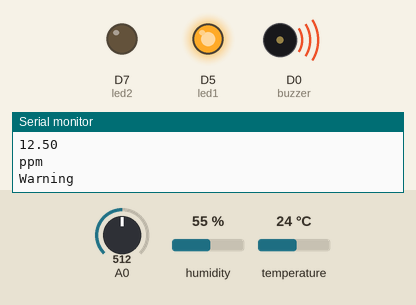
Simulated run of this sketch. Board: ESP8266 (NodeMCU). On the bench: output pins drawn as LEDs (lit = HIGH), buzzer (waves = sounding, pin HIGH), the last lines printed to the serial monitor. The test bench sets the inputs (shaded band); at power-on: A0 = 512, humidity 55 %, temperature 24 °C. WiFi joins after 1.5 s; servers stay silent unless stated.

Above: at 3.0 s.
3.1 s: A0 set to 346
5.0 s: A0 set to 328
At 6.2 s:
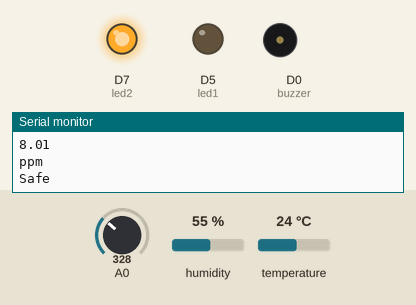
7.3 s: A0 set to 511
At 8.6 s:
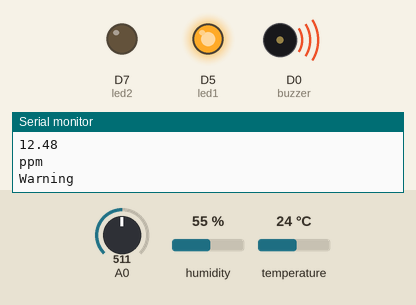
9.3 s: A0 set to 306
At 11.2 s:
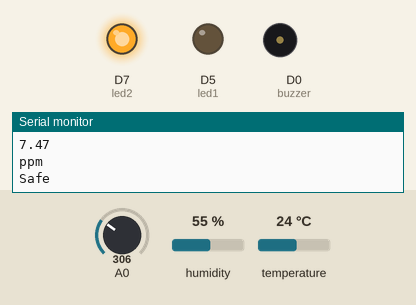
Timing chart, 0 to 12.4 s (numbered marks = the images above; inputs shaded):
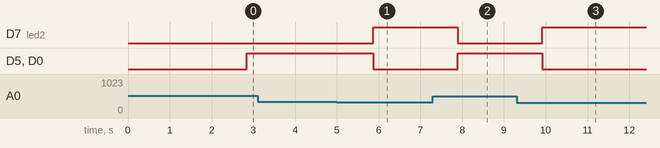

The sketch:

alcodet.ino
```cpp
#include <SPI.h>
#include <ESP8266WiFi.h>
#include <BlynkSimpleEsp8266.h>
#include <DHT.h>
#define BLYNK_TEMPLATE_ID "TMPL-zNcs3G0"
#define BLYNK_TEMPLATE_NAME "alcodet1"
#define BLYNK_AUTH_TOKEN "AntN16YOTSETD0GFztGxxy9smFPMHZhV"

char auth[] =BLYNK_AUTH_TOKEN; //Enter the Auth code which was send by Blink

char ssid[] = "Anusha";  //Enter your WIFI Name
char pass[] = "chikky27";  //Enter your WIFI Password

#define DHTPIN 2
#define DHTTYPE DHT11
const int buzzer=D0;
const int led1=D5;
const int led2=D7;

DHT dht(DHTPIN, DHTTYPE);
BlynkTimer timer;
int gasSensor;
float ac;
void sendSensor()
{
  float h = dht.readHumidity();
  float t = dht.readTemperature();

  gasSensor=analogRead(A0);
  float ac = (gasSensor / 1024.0) * 5.0 * 5.0;


  Serial.println("humidity");
  Serial.println(h);
  Serial.println("temperature:");
  Serial.println(t);
  Serial.println(ac);
  Serial.println("ppm");
  if(ac<8.3)
  {
    digitalWrite(led1,LOW);
    digitalWrite(led2,HIGH);
    digitalWrite(buzzer,LOW);
    Serial.println("Safe");

  }

  else if(ac>=8.3)
  {
      digitalWrite(led1,HIGH);
      digitalWrite(led2,LOW);
      digitalWrite(buzzer,HIGH);
      Serial.println("Warning");
      Blynk.logEvent("notification","High Alcohol");
  }
  delay(1000);

  Blynk.virtualWrite(V0, ac);
  Blynk.virtualWrite(V5, h);  //V5 is for Humidity
  Blynk.virtualWrite(V6, t);  //V6 is for Temperature

}

void setup()
{
  Serial.begin(115200);
  delay(10);// See the connection status in Serial Monitor
  Serial.println();
  Serial.println();
  Serial.print("Connecting to ");
  Serial.println(ssid);

  WiFi.begin(ssid, pass);

  while (WiFi.status() != WL_CONNECTED) {
    delay(500);
    Serial.print(".");
  }
  Serial.println("");
  Serial.println("WiFi connected");
  Serial.println("IP address: ");
  Serial.println(WiFi.localIP());
  Blynk.begin(auth, ssid, pass);

  dht.begin();
  pinMode(led1,OUTPUT);
  pinMode(led2,OUTPUT);
  pinMode(buzzer,OUTPUT);


  timer.setInterval(1000L, sendSensor);

}

void loop()
{
  Blynk.run(); // Initiates Blynk
  timer.run(); // Initiates SimpleTimer


}
```

Measured:
- the behaviour switches between 340 and 339 on A0 (found by bisection; images 0 and 1)
- after the input at 5.0 s, D7 (led2): LOW → HIGH after 0.87 s; D5 (led1), D0 (buzzer): HIGH → LOW after 0.87 s
- after the input at 7.3 s, D7 (led2): HIGH → LOW after 0.59 s; D5 (led1), D0 (buzzer): LOW → HIGH after 0.59 s
- after the input at 9.3 s, D7 (led2): LOW → HIGH after 0.62 s; D5 (led1), D0 (buzzer): HIGH → LOW after 0.62 s
